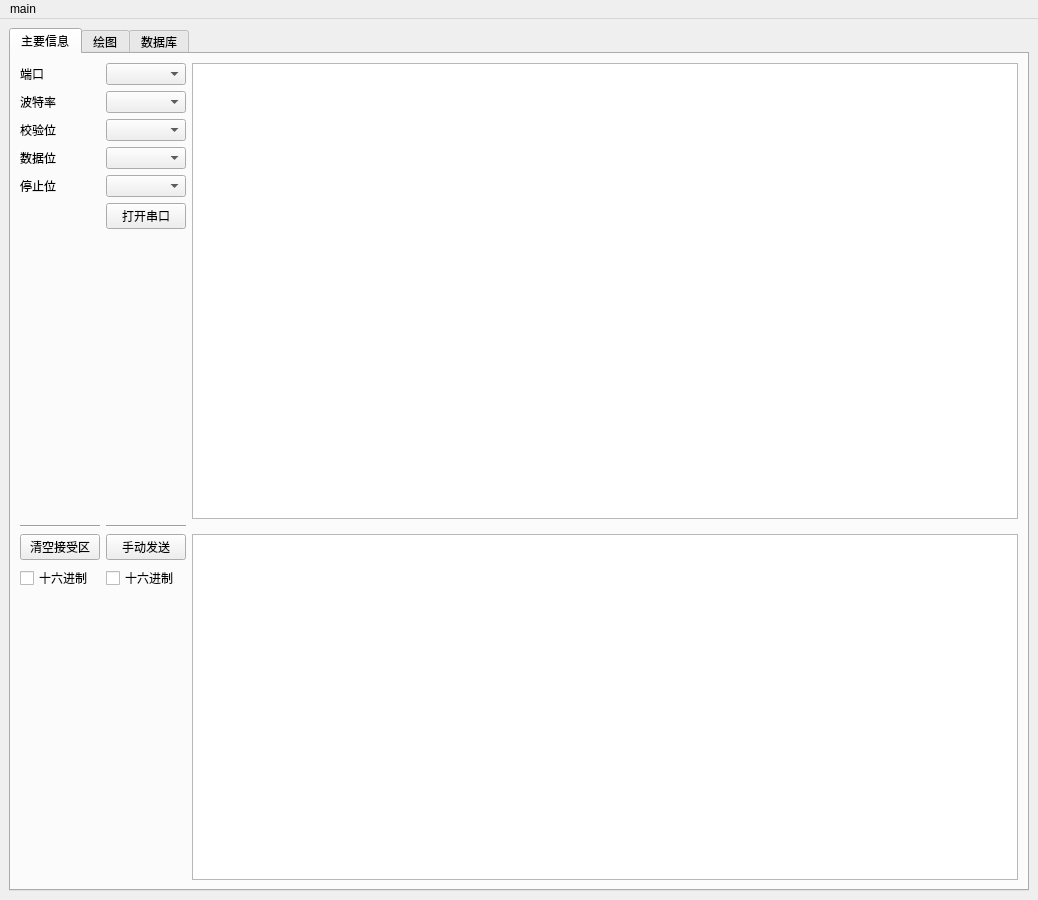
<?xml version="1.0" encoding="UTF-8"?>
<ui version="4.0">
 <class>MainWindow</class>
 <widget class="QMainWindow" name="MainWindow">
  <property name="geometry">
   <rect>
    <x>0</x>
    <y>0</y>
    <width>1038</width>
    <height>900</height>
   </rect>
  </property>
  <property name="windowTitle">
   <string>MainWindow</string>
  </property>
  <property name="autoFillBackground">
   <bool>false</bool>
  </property>
  <widget class="QWidget" name="centralwidget">
   <property name="enabled">
    <bool>true</bool>
   </property>
   <property name="minimumSize">
    <size>
     <width>1038</width>
     <height>0</height>
    </size>
   </property>
   <property name="cursor">
    <cursorShape>ArrowCursor</cursorShape>
   </property>
   <property name="mouseTracking">
    <bool>false</bool>
   </property>
   <property name="tabletTracking">
    <bool>false</bool>
   </property>
   <property name="contextMenuPolicy">
    <enum>Qt::NoContextMenu</enum>
   </property>
   <property name="layoutDirection">
    <enum>Qt::LeftToRight</enum>
   </property>
   <layout class="QVBoxLayout" name="verticalLayout">
    <item>
     <widget class="QTabWidget" name="tabWidget">
      <property name="locale">
       <locale language="Chinese" country="China"/>
      </property>
      <property name="tabPosition">
       <enum>QTabWidget::North</enum>
      </property>
      <property name="currentIndex">
       <number>0</number>
      </property>
      <widget class="QWidget" name="main">
       <attribute name="title">
        <string>主要信息</string>
       </attribute>
       <layout class="QGridLayout" name="gridLayout">
        <item row="11" column="1">
         <widget class="QPushButton" name="pushButton_8">
          <property name="text">
           <string>手动发送</string>
          </property>
         </widget>
        </item>
        <item row="4" column="1">
         <widget class="QComboBox" name="comboBox_7"/>
        </item>
        <item row="1" column="0">
         <widget class="QLabel" name="label">
          <property name="text">
           <string>端口</string>
          </property>
         </widget>
        </item>
        <item row="5" column="1">
         <widget class="QComboBox" name="comboBox_8"/>
        </item>
        <item row="4" column="0">
         <widget class="QLabel" name="label_7">
          <property name="text">
           <string>数据位</string>
          </property>
         </widget>
        </item>
        <item row="2" column="1">
         <widget class="QComboBox" name="comboBox_2"/>
        </item>
        <item row="8" column="0">
         <widget class="Line" name="line">
          <property name="orientation">
           <enum>Qt::Horizontal</enum>
          </property>
         </widget>
        </item>
        <item row="2" column="0">
         <widget class="QLabel" name="label_2">
          <property name="text">
           <string>波特率</string>
          </property>
         </widget>
        </item>
        <item row="11" column="0">
         <widget class="QPushButton" name="pushButton_7">
          <property name="text">
           <string>清空接受区</string>
          </property>
         </widget>
        </item>
        <item row="5" column="0">
         <widget class="QLabel" name="label_8">
          <property name="text">
           <string>停止位</string>
          </property>
         </widget>
        </item>
        <item row="8" column="1">
         <widget class="Line" name="line_2">
          <property name="orientation">
           <enum>Qt::Horizontal</enum>
          </property>
         </widget>
        </item>
        <item row="12" column="0">
         <widget class="QCheckBox" name="checkBox">
          <property name="text">
           <string>十六进制</string>
          </property>
         </widget>
        </item>
        <item row="12" column="1">
         <widget class="QCheckBox" name="checkBox_2">
          <property name="text">
           <string>十六进制</string>
          </property>
         </widget>
        </item>
        <item row="6" column="1">
         <widget class="QPushButton" name="pushButton_2">
          <property name="text">
           <string>打开串口</string>
          </property>
         </widget>
        </item>
        <item row="1" column="1">
         <widget class="QComboBox" name="comboBox"/>
        </item>
        <item row="11" column="2" rowspan="3">
         <widget class="QPlainTextEdit" name="plainTextEdit"/>
        </item>
        <item row="1" column="2" rowspan="7">
         <widget class="QTextEdit" name="textEdit">
          <property name="html">
           <string>&lt;!DOCTYPE HTML PUBLIC &quot;-//W3C//DTD HTML 4.0//EN&quot; &quot;http://www.w3.org/TR/REC-html40/strict.dtd&quot;&gt;
&lt;html&gt;&lt;head&gt;&lt;meta name=&quot;qrichtext&quot; content=&quot;1&quot; /&gt;&lt;style type=&quot;text/css&quot;&gt;
p, li { white-space: pre-wrap; }
&lt;/style&gt;&lt;/head&gt;&lt;body style=&quot; font-family:'SimSun'; font-size:9pt; font-weight:400; font-style:normal;&quot;&gt;
&lt;p style=&quot;-qt-paragraph-type:empty; margin-top:0px; margin-bottom:0px; margin-left:0px; margin-right:0px; -qt-block-indent:0; text-indent:0px;&quot;&gt;&lt;br /&gt;&lt;/p&gt;&lt;/body&gt;&lt;/html&gt;</string>
          </property>
         </widget>
        </item>
        <item row="3" column="1">
         <widget class="QComboBox" name="comboBox_3"/>
        </item>
        <item row="3" column="0">
         <widget class="QLabel" name="label_3">
          <property name="text">
           <string>校验位</string>
          </property>
         </widget>
        </item>
       </layout>
      </widget>
      <widget class="QWidget" name="plot">
       <attribute name="title">
        <string>绘图</string>
       </attribute>
       <layout class="QHBoxLayout" name="horizontalLayout_2">
        <item>
         <widget class="QPushButton" name="pushButton">
          <property name="text">
           <string>2222</string>
          </property>
         </widget>
        </item>
       </layout>
      </widget>
      <widget class="QWidget" name="figure">
       <attribute name="title">
        <string>数据库</string>
       </attribute>
       <layout class="QHBoxLayout" name="horizontalLayout">
        <item>
         <widget class="QPushButton" name="pushButton_3">
          <property name="text">
           <string>PushButton</string>
          </property>
         </widget>
        </item>
       </layout>
      </widget>
     </widget>
    </item>
   </layout>
  </widget>
  <widget class="QMenuBar" name="menubar">
   <property name="geometry">
    <rect>
     <x>0</x>
     <y>0</y>
     <width>1038</width>
     <height>26</height>
    </rect>
   </property>
   <widget class="QMenu" name="menumain">
    <property name="title">
     <string>main</string>
    </property>
   </widget>
   <addaction name="menumain"/>
  </widget>
 </widget>
 <resources/>
 <connections/>
</ui>
